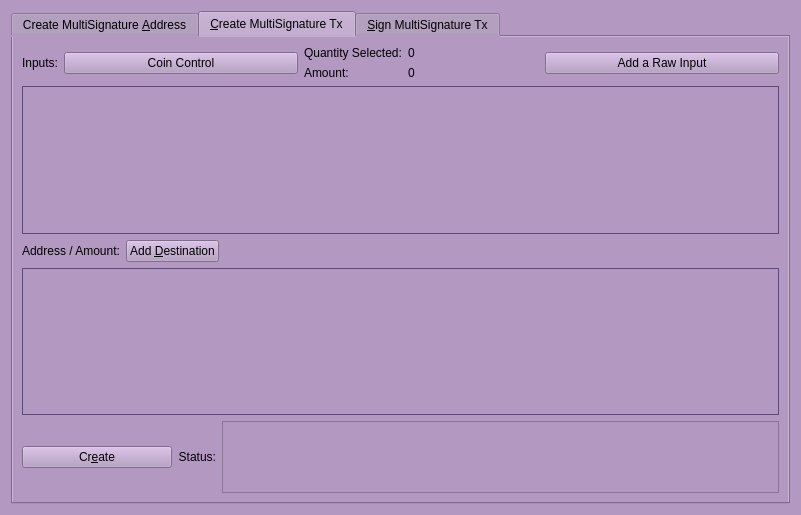
<?xml version="1.0" encoding="UTF-8"?>
<ui version="4.0">
 <class>MultisigDialog</class>
 <widget class="QDialog" name="MultisigDialog">
  <property name="geometry">
   <rect>
    <x>0</x>
    <y>0</y>
    <width>801</width>
    <height>515</height>
   </rect>
  </property>
  <property name="sizePolicy">
   <sizepolicy hsizetype="Fixed" vsizetype="Fixed">
    <horstretch>0</horstretch>
    <verstretch>0</verstretch>
   </sizepolicy>
  </property>
  <property name="windowTitle">
   <string>Multisignature Address Interactions</string>
  </property>
  <property name="styleSheet">
   <string notr="true">background-color: rgb(179, 152, 194);</string>
  </property>
  <layout class="QVBoxLayout" name="verticalLayout_8">
   <item>
    <widget class="QTabWidget" name="multisigTabWidget">
     <property name="styleSheet">
      <string notr="true">QScrollArea{border: 1px solid #5b4c7c;}</string>
     </property>
     <property name="currentIndex">
      <number>1</number>
     </property>
     <widget class="QWidget" name="addMultisigTab">
      <property name="sizePolicy">
       <sizepolicy hsizetype="Minimum" vsizetype="Minimum">
        <horstretch>0</horstretch>
        <verstretch>0</verstretch>
       </sizepolicy>
      </property>
      <attribute name="title">
       <string>Create MultiSignature &amp;Address</string>
      </attribute>
      <layout class="QVBoxLayout" name="verticalLayout">
       <item>
        <layout class="QHBoxLayout" name="enterMLayout">
         <item>
          <widget class="QSpinBox" name="enterMSpinbox">
           <property name="sizePolicy">
            <sizepolicy hsizetype="Fixed" vsizetype="Fixed">
             <horstretch>0</horstretch>
             <verstretch>0</verstretch>
            </sizepolicy>
           </property>
           <property name="toolTip">
            <string>How many people must sign to verify a transaction</string>
           </property>
           <property name="minimum">
            <number>1</number>
           </property>
           <property name="maximum">
            <number>15</number>
           </property>
           <property name="value">
            <number>1</number>
           </property>
          </widget>
         </item>
         <item>
          <widget class="QLabel" name="enterMLabel">
           <property name="text">
            <string>Enter the minimum number of signatures required to sign transactions</string>
           </property>
          </widget>
         </item>
        </layout>
       </item>
       <item>
        <layout class="QHBoxLayout" name="addressLabelLayout">
         <item>
          <widget class="QLabel" name="addressLableLabel">
           <property name="text">
            <string>Address Label:</string>
           </property>
          </widget>
         </item>
         <item>
          <widget class="QLineEdit" name="multisigAddressLabel"/>
         </item>
        </layout>
       </item>
       <item>
        <layout class="QHBoxLayout" name="addAddressLayout">
         <item>
          <widget class="QPushButton" name="addAddressButton">
           <property name="toolTip">
            <string>Add another address that could sign to verify a transaction from the multisig address.</string>
           </property>
           <property name="text">
            <string>&amp;Add Address / Key</string>
           </property>
           <property name="icon">
            <iconset resource="../digitalshadow.qrc">
             <normaloff>:/icons/add</normaloff>:/icons/add</iconset>
           </property>
           <property name="autoDefault">
            <bool>false</bool>
           </property>
          </widget>
         </item>
         <item>
          <widget class="QLabel" name="addAddressLabel">
           <property name="sizePolicy">
            <sizepolicy hsizetype="Preferred" vsizetype="Fixed">
             <horstretch>0</horstretch>
             <verstretch>0</verstretch>
            </sizepolicy>
           </property>
           <property name="text">
            <string>Local addresses or public keys that can sign:</string>
           </property>
          </widget>
         </item>
         <item>
          <spacer name="addAddressSpacer_2">
           <property name="orientation">
            <enum>Qt::Horizontal</enum>
           </property>
           <property name="sizeHint" stdset="0">
            <size>
             <width>40</width>
             <height>10</height>
            </size>
           </property>
          </spacer>
         </item>
        </layout>
       </item>
       <item>
        <widget class="QScrollArea" name="addAddressScrollArea">
         <property name="sizePolicy">
          <sizepolicy hsizetype="Preferred" vsizetype="Expanding">
           <horstretch>0</horstretch>
           <verstretch>0</verstretch>
          </sizepolicy>
         </property>
         <property name="widgetResizable">
          <bool>true</bool>
         </property>
         <widget class="QWidget" name="addAddressWidget">
          <property name="geometry">
           <rect>
            <x>0</x>
            <y>0</y>
            <width>80</width>
            <height>26</height>
           </rect>
          </property>
          <layout class="QVBoxLayout" name="verticalLayout_5">
           <item>
            <layout class="QVBoxLayout" name="addressList"/>
           </item>
           <item>
            <spacer name="verticalSpacer">
             <property name="orientation">
              <enum>Qt::Vertical</enum>
             </property>
             <property name="sizeHint" stdset="0">
              <size>
               <width>20</width>
               <height>40</height>
              </size>
             </property>
            </spacer>
           </item>
          </layout>
         </widget>
        </widget>
       </item>
       <item>
        <layout class="QHBoxLayout" name="addMultisigLayout">
         <item>
          <widget class="QPushButton" name="addMultisigButton">
           <property name="sizePolicy">
            <sizepolicy hsizetype="Preferred" vsizetype="Fixed">
             <horstretch>0</horstretch>
             <verstretch>0</verstretch>
            </sizepolicy>
           </property>
           <property name="toolTip">
            <string>Create a new multisig address</string>
           </property>
           <property name="toolTipDuration">
            <number>-3</number>
           </property>
           <property name="text">
            <string>C&amp;reate</string>
           </property>
           <property name="icon">
            <iconset resource="../digitalshadow.qrc">
             <normaloff>:/icons/filesave</normaloff>:/icons/filesave</iconset>
           </property>
           <property name="autoDefault">
            <bool>false</bool>
           </property>
          </widget>
         </item>
         <item>
          <widget class="QLabel" name="label">
           <property name="text">
            <string>Status:</string>
           </property>
          </widget>
         </item>
         <item>
          <widget class="QTextEdit" name="addMultisigStatus">
           <property name="sizePolicy">
            <sizepolicy hsizetype="Expanding" vsizetype="Fixed">
             <horstretch>0</horstretch>
             <verstretch>0</verstretch>
            </sizepolicy>
           </property>
           <property name="maximumSize">
            <size>
             <width>16777215</width>
             <height>75</height>
            </size>
           </property>
           <property name="readOnly">
            <bool>true</bool>
           </property>
           <property name="textInteractionFlags">
            <set>Qt::TextSelectableByKeyboard|Qt::TextSelectableByMouse</set>
           </property>
          </widget>
         </item>
        </layout>
       </item>
       <item>
        <widget class="QLabel" name="label_2">
         <property name="sizePolicy">
          <sizepolicy hsizetype="Preferred" vsizetype="Preferred">
           <horstretch>0</horstretch>
           <verstretch>0</verstretch>
          </sizepolicy>
         </property>
         <property name="text">
          <string>Use below to quickly import an address by its redeem. Don't forget to add a label before clicking import!
Keep in mind, the wallet will rescan the blockchain to find transactions containing the new address.
Please be patient after clicking import.</string>
         </property>
         <property name="scaledContents">
          <bool>false</bool>
         </property>
         <property name="wordWrap">
          <bool>true</bool>
         </property>
        </widget>
       </item>
       <item>
        <layout class="QHBoxLayout" name="importLayout">
         <item>
          <widget class="QPushButton" name="importAddressButton">
           <property name="sizePolicy">
            <sizepolicy hsizetype="Fixed" vsizetype="Fixed">
             <horstretch>0</horstretch>
             <verstretch>0</verstretch>
            </sizepolicy>
           </property>
           <property name="text">
            <string>&amp;Import Redeem</string>
           </property>
           <property name="icon">
            <iconset resource="../digitalshadow.qrc">
             <normaloff>:/icons/receiving_addresses</normaloff>:/icons/receiving_addresses</iconset>
           </property>
          </widget>
         </item>
         <item>
          <widget class="QLineEdit" name="importRedeem">
           <property name="sizePolicy">
            <sizepolicy hsizetype="Preferred" vsizetype="Fixed">
             <horstretch>0</horstretch>
             <verstretch>0</verstretch>
            </sizepolicy>
           </property>
          </widget>
         </item>
        </layout>
       </item>
      </layout>
     </widget>
     <widget class="QWidget" name="createTransactionTab">
      <attribute name="title">
       <string>&amp;Create MultiSignature Tx</string>
      </attribute>
      <layout class="QVBoxLayout" name="verticalLayout_3">
       <item>
        <layout class="QHBoxLayout" name="horizontalLayout_2">
         <item>
          <layout class="QVBoxLayout" name="createTxLayout">
           <item>
            <layout class="QHBoxLayout" name="addTxInputLayout">
             <item>
              <widget class="QLabel" name="addTxInputLabel">
               <property name="sizePolicy">
                <sizepolicy hsizetype="Fixed" vsizetype="Preferred">
                 <horstretch>0</horstretch>
                 <verstretch>0</verstretch>
                </sizepolicy>
               </property>
               <property name="text">
                <string>Inputs:</string>
               </property>
              </widget>
             </item>
             <item>
              <widget class="QPushButton" name="pushButtonCoinControl">
               <property name="sizePolicy">
                <sizepolicy hsizetype="Preferred" vsizetype="Fixed">
                 <horstretch>0</horstretch>
                 <verstretch>0</verstretch>
                </sizepolicy>
               </property>
               <property name="text">
                <string>Coin Control</string>
               </property>
              </widget>
             </item>
             <item>
              <layout class="QFormLayout" name="formLayout_2">
               <property name="rightMargin">
                <number>10</number>
               </property>
               <item row="0" column="0">
                <widget class="QLabel" name="labelQuantity">
                 <property name="text">
                  <string>Quantity Selected:</string>
                 </property>
                </widget>
               </item>
               <item row="0" column="1">
                <widget class="QLabel" name="labelQuantity_int">
                 <property name="text">
                  <string>0</string>
                 </property>
                </widget>
               </item>
               <item row="1" column="0">
                <widget class="QLabel" name="labelAmount">
                 <property name="text">
                  <string>Amount:</string>
                 </property>
                </widget>
               </item>
               <item row="1" column="1">
                <widget class="QLabel" name="labelAmount_int">
                 <property name="text">
                  <string>0</string>
                 </property>
                </widget>
               </item>
              </layout>
             </item>
             <item>
              <widget class="QPushButton" name="addInputButton">
               <property name="sizePolicy">
                <sizepolicy hsizetype="Preferred" vsizetype="Fixed">
                 <horstretch>0</horstretch>
                 <verstretch>0</verstretch>
                </sizepolicy>
               </property>
               <property name="toolTip">
                <string>Add an input to fund the outputs</string>
               </property>
               <property name="text">
                <string>Add a Raw Input</string>
               </property>
               <property name="icon">
                <iconset resource="../digitalshadow.qrc">
                 <normaloff>:/css/default</normaloff>:/css/default</iconset>
               </property>
              </widget>
             </item>
            </layout>
           </item>
           <item>
            <widget class="QScrollArea" name="txInputsScrollArea">
             <property name="sizePolicy">
              <sizepolicy hsizetype="Preferred" vsizetype="Expanding">
               <horstretch>0</horstretch>
               <verstretch>0</verstretch>
              </sizepolicy>
             </property>
             <property name="widgetResizable">
              <bool>true</bool>
             </property>
             <widget class="QWidget" name="txInputsWidget">
              <property name="geometry">
               <rect>
                <x>0</x>
                <y>0</y>
                <width>747</width>
                <height>137</height>
               </rect>
              </property>
              <layout class="QVBoxLayout" name="verticalLayout_7">
               <item>
                <layout class="QVBoxLayout" name="inputsList"/>
               </item>
               <item>
                <spacer name="txInputsSpacer">
                 <property name="orientation">
                  <enum>Qt::Vertical</enum>
                 </property>
                 <property name="sizeHint" stdset="0">
                  <size>
                   <width>20</width>
                   <height>80</height>
                  </size>
                 </property>
                </spacer>
               </item>
              </layout>
             </widget>
            </widget>
           </item>
           <item>
            <layout class="QHBoxLayout" name="addDestinationLayout">
             <item>
              <widget class="QLabel" name="addDestinationLabel">
               <property name="text">
                <string>Address / Amount:</string>
               </property>
              </widget>
             </item>
             <item>
              <widget class="QPushButton" name="addDestinationButton">
               <property name="sizePolicy">
                <sizepolicy hsizetype="Fixed" vsizetype="Fixed">
                 <horstretch>0</horstretch>
                 <verstretch>0</verstretch>
                </sizepolicy>
               </property>
               <property name="toolTip">
                <string>Add destinations to send DSHA to</string>
               </property>
               <property name="text">
                <string>Add &amp;Destination</string>
               </property>
               <property name="icon">
                <iconset resource="../digitalshadow.qrc">
                 <normaloff>:/icons/add</normaloff>:/icons/add</iconset>
               </property>
              </widget>
             </item>
             <item>
              <spacer name="addDestinationHorizontalSpacer">
               <property name="orientation">
                <enum>Qt::Horizontal</enum>
               </property>
               <property name="sizeHint" stdset="0">
                <size>
                 <width>40</width>
                 <height>20</height>
                </size>
               </property>
              </spacer>
             </item>
            </layout>
           </item>
           <item>
            <widget class="QScrollArea" name="destionationsScrollArea">
             <property name="sizePolicy">
              <sizepolicy hsizetype="Expanding" vsizetype="Expanding">
               <horstretch>0</horstretch>
               <verstretch>0</verstretch>
              </sizepolicy>
             </property>
             <property name="widgetResizable">
              <bool>true</bool>
             </property>
             <widget class="QWidget" name="destinationsScrollAreaContents">
              <property name="geometry">
               <rect>
                <x>0</x>
                <y>0</y>
                <width>747</width>
                <height>136</height>
               </rect>
              </property>
              <layout class="QVBoxLayout" name="verticalLayout_11">
               <item>
                <layout class="QVBoxLayout" name="destinationsList"/>
               </item>
               <item>
                <spacer name="destinationsSpacer">
                 <property name="orientation">
                  <enum>Qt::Vertical</enum>
                 </property>
                 <property name="sizeHint" stdset="0">
                  <size>
                   <width>20</width>
                   <height>20</height>
                  </size>
                 </property>
                </spacer>
               </item>
              </layout>
             </widget>
            </widget>
           </item>
           <item>
            <layout class="QHBoxLayout" name="horizontalLayout_4">
             <item>
              <widget class="QPushButton" name="createButton">
               <property name="sizePolicy">
                <sizepolicy hsizetype="Fixed" vsizetype="Fixed">
                 <horstretch>0</horstretch>
                 <verstretch>0</verstretch>
                </sizepolicy>
               </property>
               <property name="minimumSize">
                <size>
                 <width>150</width>
                 <height>0</height>
                </size>
               </property>
               <property name="toolTip">
                <string>Create a transaction object using the given inputs to the given outputs</string>
               </property>
               <property name="text">
                <string>Cr&amp;eate</string>
               </property>
               <property name="icon">
                <iconset resource="../digitalshadow.qrc">
                 <normaloff>:/icons/export</normaloff>:/icons/export</iconset>
               </property>
               <property name="autoDefault">
                <bool>false</bool>
               </property>
               <property name="default">
                <bool>true</bool>
               </property>
              </widget>
             </item>
             <item>
              <widget class="QLabel" name="createButtonLabel">
               <property name="sizePolicy">
                <sizepolicy hsizetype="Fixed" vsizetype="Preferred">
                 <horstretch>0</horstretch>
                 <verstretch>0</verstretch>
                </sizepolicy>
               </property>
               <property name="text">
                <string>Status:</string>
               </property>
               <property name="alignment">
                <set>Qt::AlignRight|Qt::AlignTrailing|Qt::AlignVCenter</set>
               </property>
              </widget>
             </item>
             <item>
              <widget class="QTextEdit" name="createButtonStatus">
               <property name="sizePolicy">
                <sizepolicy hsizetype="Expanding" vsizetype="Minimum">
                 <horstretch>0</horstretch>
                 <verstretch>0</verstretch>
                </sizepolicy>
               </property>
               <property name="maximumSize">
                <size>
                 <width>16777215</width>
                 <height>16777215</height>
                </size>
               </property>
               <property name="sizeAdjustPolicy">
                <enum>QAbstractScrollArea::AdjustToContents</enum>
               </property>
               <property name="readOnly">
                <bool>true</bool>
               </property>
              </widget>
             </item>
            </layout>
           </item>
          </layout>
         </item>
         <item>
          <layout class="QHBoxLayout" name="horizontalLayout_3"/>
         </item>
        </layout>
       </item>
      </layout>
     </widget>
     <widget class="QWidget" name="signMultisigTransaction">
      <property name="styleSheet">
       <string notr="true">txScrollArea:{
	border: 1px solid #5b4c7c;
}
keyScrollArea:{
	border: 1px solid #5b4c7c;
}
txScrollArea:{
	border: 1px solid #5b4c7c;
}</string>
      </property>
      <attribute name="title">
       <string>&amp;Sign MultiSignature Tx</string>
      </attribute>
      <layout class="QVBoxLayout" name="verticalLayout_4">
       <item>
        <layout class="QHBoxLayout" name="transactionHexLayout">
         <item>
          <widget class="QLabel" name="transactionHexLabel">
           <property name="text">
            <string>Transaction Hex:</string>
           </property>
          </widget>
         </item>
         <item>
          <widget class="QLineEdit" name="transactionHex">
           <property name="toolTip">
            <string/>
           </property>
          </widget>
         </item>
        </layout>
       </item>
       <item>
        <layout class="QHBoxLayout" name="horizontalLayout">
         <item>
          <layout class="QVBoxLayout" name="verticalLayout_2">
           <item>
            <layout class="QHBoxLayout" name="horizontalLayout_7">
             <item>
              <widget class="QPushButton" name="signButton">
               <property name="sizePolicy">
                <sizepolicy hsizetype="Preferred" vsizetype="Fixed">
                 <horstretch>0</horstretch>
                 <verstretch>0</verstretch>
                </sizepolicy>
               </property>
               <property name="minimumSize">
                <size>
                 <width>150</width>
                 <height>0</height>
                </size>
               </property>
               <property name="toolTip">
                <string>Sign the transaction from this wallet or from provided private keys</string>
               </property>
               <property name="text">
                <string>S&amp;ign</string>
               </property>
               <property name="icon">
                <iconset resource="../digitalshadow.qrc">
                 <normaloff>:/icons/edit</normaloff>:/icons/edit</iconset>
               </property>
               <property name="autoDefault">
                <bool>false</bool>
               </property>
               <property name="default">
                <bool>true</bool>
               </property>
              </widget>
             </item>
             <item>
              <widget class="QPushButton" name="commitButton">
               <property name="enabled">
                <bool>false</bool>
               </property>
               <property name="sizePolicy">
                <sizepolicy hsizetype="Preferred" vsizetype="Fixed">
                 <horstretch>0</horstretch>
                 <verstretch>0</verstretch>
                </sizepolicy>
               </property>
               <property name="toolTip">
                <string>&lt;html&gt;&lt;head/&gt;&lt;body&gt;&lt;p&gt;DISABLED until transaction has been signed enough times.&lt;/p&gt;&lt;/body&gt;&lt;/html&gt;</string>
               </property>
               <property name="autoFillBackground">
                <bool>false</bool>
               </property>
               <property name="text">
                <string>Co&amp;mmit</string>
               </property>
               <property name="icon">
                <iconset resource="../digitalshadow.qrc">
                 <normaloff>:/icons/send</normaloff>:/icons/send</iconset>
               </property>
               <property name="autoDefault">
                <bool>true</bool>
               </property>
              </widget>
             </item>
             <item>
              <layout class="QHBoxLayout" name="addPrivKeyLayout">
               <item>
                <widget class="QPushButton" name="addPrivKeyButton">
                 <property name="sizePolicy">
                  <sizepolicy hsizetype="Fixed" vsizetype="Fixed">
                   <horstretch>0</horstretch>
                   <verstretch>0</verstretch>
                  </sizepolicy>
                 </property>
                 <property name="toolTip">
                  <string>Add private keys to sign the transaction with</string>
                 </property>
                 <property name="text">
                  <string>Add Private &amp;Key</string>
                 </property>
                 <property name="icon">
                  <iconset resource="../digitalshadow.qrc">
                   <normaloff>:/icons/add</normaloff>:/icons/add</iconset>
                 </property>
                </widget>
               </item>
               <item>
                <widget class="QLabel" name="addPrivKeyLabel">
                 <property name="text">
                  <string>Sign with only private keys (Not Recommened)</string>
                 </property>
                </widget>
               </item>
              </layout>
             </item>
            </layout>
           </item>
           <item>
            <layout class="QHBoxLayout" name="horizontalLayout_5">
             <item>
              <widget class="QLabel" name="signButtonStatusLabel">
               <property name="text">
                <string>Status:</string>
               </property>
              </widget>
             </item>
             <item>
              <widget class="QTextEdit" name="signButtonStatus">
               <property name="sizePolicy">
                <sizepolicy hsizetype="Expanding" vsizetype="Preferred">
                 <horstretch>0</horstretch>
                 <verstretch>0</verstretch>
                </sizepolicy>
               </property>
               <property name="maximumSize">
                <size>
                 <width>16777215</width>
                 <height>16777215</height>
                </size>
               </property>
               <property name="verticalScrollBarPolicy">
                <enum>Qt::ScrollBarAsNeeded</enum>
               </property>
               <property name="readOnly">
                <bool>true</bool>
               </property>
               <property name="textInteractionFlags">
                <set>Qt::TextSelectableByKeyboard|Qt::TextSelectableByMouse</set>
               </property>
              </widget>
             </item>
            </layout>
           </item>
           <item>
            <widget class="QScrollArea" name="keyScrollArea">
             <property name="sizePolicy">
              <sizepolicy hsizetype="Expanding" vsizetype="Expanding">
               <horstretch>0</horstretch>
               <verstretch>0</verstretch>
              </sizepolicy>
             </property>
             <property name="sizeAdjustPolicy">
              <enum>QAbstractScrollArea::AdjustToContents</enum>
             </property>
             <property name="widgetResizable">
              <bool>true</bool>
             </property>
             <widget class="QWidget" name="keyScrollAreaContents">
              <property name="geometry">
               <rect>
                <x>0</x>
                <y>0</y>
                <width>98</width>
                <height>28</height>
               </rect>
              </property>
              <layout class="QVBoxLayout" name="verticalLayout_9">
               <item>
                <layout class="QVBoxLayout" name="keyList"/>
               </item>
               <item>
                <spacer name="keySpacer">
                 <property name="orientation">
                  <enum>Qt::Vertical</enum>
                 </property>
                 <property name="sizeHint" stdset="0">
                  <size>
                   <width>20</width>
                   <height>20</height>
                  </size>
                 </property>
                </spacer>
               </item>
              </layout>
             </widget>
            </widget>
           </item>
          </layout>
         </item>
        </layout>
       </item>
      </layout>
     </widget>
    </widget>
   </item>
  </layout>
 </widget>
 <resources>
  <include location="../digitalshadow.qrc"/>
 </resources>
 <connections/>
</ui>
